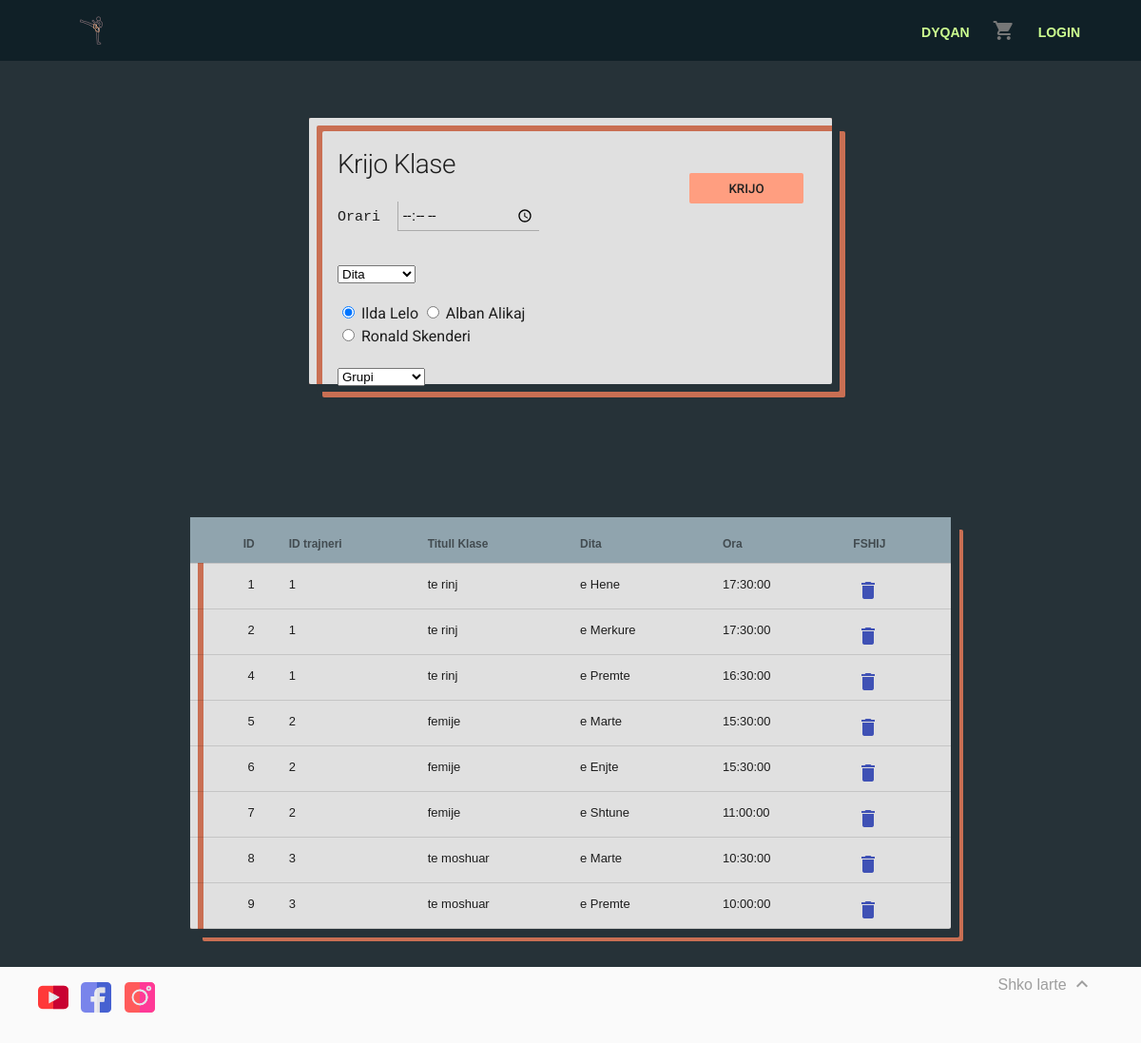
Page /Kickbox/klasa.php on the committed database.
### tables this page shows
CREATE TABLE `seanca_kls` (
  `ID_seanca` int(11) NOT NULL,
  `ID_trajneri` int(11) NOT NULL,
  `Titull_seanca` varchar(20) NOT NULL,
  `Ora_seanca` time NOT NULL,
  `Dita_seanca` varchar(11) NOT NULL
);

### Kickbox/klasa.php (the view, shortened to what this page needs)
<!doctype html>
<html lang="en">
<head>
    <link rel="stylesheet" href="material.min.css">
    <link rel="stylesheet" href="styles.css">
</head>
<body>
    <?php include 'header.php';
    ob_flush(); ?>
    <div class="klasa">
        <div id="kls">
            <form action="sportistet.php" method="post">
                <div class="leftKLS">
                    <h1>Krijo Klase</h1>
                    <label for="ora" class="mKLS">
                        <pre>Orari  <input type="time" name="ora" /></label></pre>
                        <select name="diteJave">
                            <option value="" disabled selected>Dita</option>
                        </select>
                        <br /> <br />
                        <label class="mdl-radio mdl-js-radio mdl-js-ripple-effect" for="option-id1">
                            <input type="radio" id="option-id1" class="mdl-radio__button" name="ID_trajneri" value="1" checked>
                            <span class="mdl-radio__label">Ilda Lelo</span>
                        </label>
                        <label class="mdl-radio mdl-js-radio mdl-js-ripple-effect" for="option-id2">
                            <input type="radio" id="option-id2" class="mdl-radio__button" name="ID_trajneri" value="2">
                            <span class="mdl-radio__label">Alban Alikaj</span>
                        </label>
                        <label class="mdl-radio mdl-js-radio mdl-js-ripple-effect" for="option-id3">
                            <input type="radio" id="option-id3" class="mdl-radio__button" name="ID_trajneri" value="3">
                            <span class="mdl-radio__label">Ronald Skenderi</span>
                        </label>
                        <select name="titull">
                            <option value="" disabled selected>Grupi</option>
                        </select>
                </div>
                <div class="rightKLS">
                    <button type="submit" name="krijoKls" value="krijoKls">Krijo</button>
                </div>
            </form>
        </div>
        <br />
        <br />
        <table class="mdl-data-table" ;>
            <thead>
                <tr>
                    <th>ID</th>
                    <th class="mdl-data-table__cell--non-numeric">ID trajneri</th>
                    <th class="mdl-data-table__cell--non-numeric">Titull Klase</th>
                    <th class="mdl-data-table__cell--non-numeric">Dita</th>
                    <th class="mdl-data-table__cell--non-numeric">Ora</th>
                    <th class="mdl-data-table__cell--non-numeric">FSHIJ</th>
                </tr>
            </thead>
            <tbody>
                <?php $result = mysqli_query($conn, "SELECT * FROM seanca_kls");
                while ($row = mysqli_fetch_array($result)) { ?>
                    <tr>
                        <td><?php echo $row['ID_seanca']; ?></td>
                        <td class="mdl-data-table__cell--non-numeric"><?php echo $row['ID_trajneri']; ?></td>
                        <td class="mdl-data-table__cell--non-numeric"><?php echo $row['Titull_seanca']; ?></td>
                        <td class="mdl-data-table__cell--non-numeric"><?php echo $row['Dita_seanca']; ?></td>
                        <td class="mdl-data-table__cell--non-numeric"><?php echo $row['Ora_seanca']; ?></td>
                        <td class="mdl-data-table__cell--non-numeric">
                            <?php echo "<a href='fshij/fshijKLS.php?deleteKLS=" . $row['ID_seanca'] . "'>"; ?>
                            <button class="mdl-button mdl-js-button mdl-button--icon mdl-button--colored">
                                <i class="material-icons">delete</i>
                            </button></a></td>
                    </tr>
                <?php }
                ?>
            </tbody>
        </table>
    </div>
    <?php include 'footer.php'; ?>
</body>
</html>

### Kickbox/styles.css (style rules this page uses)
body { margin: 0; background-color: #37474f; }
#kls { position: relative; margin: 5% auto; width: 550px; height: 280px; background: #e0e0e0; border-radius: 2px; box-shadow: 8px 8px #263238, 14px 14px #c96f53, 8px 8px #e0e0e0 inset, 14px 14px #c96f53 inset; }
.leftKLS { position: absolute; top: 0; left: 0; box-sizing: border-box; padding: 30px; width: 400px; height: 280px; }
.rightKLS { position: absolute; top: 0; right: 0; box-sizing: border-box; padding: 30px; width: 180px; height: 280px; }
.mKLS { font-family: 'Roboto', sans-serif; font-weight: 400; font-size: 15px; }
.klasa h1 { margin: 0 0 20px 0; font-weight: 300; font-size: 28px; }
.klasa input[type="time"], .klasa textarea { font-family: 'Roboto', sans-serif; font-size: 15px; margin-bottom: 20px; padding: 4px; border: none; border-bottom: 1px solid #AAA; border-left: 1px solid #AAA; transition: 0.2s ease; background: #e0e0e0; width: 140px; }
.klasa button[type="submit"] { margin-top: 28px; width: 120px; height: 32px; background: #ff9e80; border: none; border-radius: 2px; color: #212121; font-family: 'Roboto', sans-serif; font-weight: 500; text-transform: uppercase; transition: 0.1s ease; cursor: pointer; }
.klasa table { border: none; margin-top: 40px; margin-left: auto; margin-bottom: 40px; margin-right: auto; position: relative; width: 800px; background: #e0e0e0; border-radius: 2px; box-shadow: 9px 9px #263238, 13px 13px #c96f53, 8px 8px #e0e0e0 inset, 14px 14px #c96f53 inset; }
.klasa table thead { background: #90a4ae; }

### Kickbox/klasa.php (style rules this page uses)
body { margin: 0; padding: 0; background: #263238; font-size: 16px; font-weight: 300; }

### rows in the picture
seanca_kls: ID_seanca "1", ID_trajneri "1", Titull_seanca "te rinj", Dita_seanca "e Hene", Ora_seanca "17:30:00"
seanca_kls: ID_seanca "2", ID_trajneri "1", Titull_seanca "te rinj", Dita_seanca "e Merkure", Ora_seanca "17:30:00"
seanca_kls: ID_seanca "4", ID_trajneri "1", Titull_seanca "te rinj", Dita_seanca "e Premte", Ora_seanca "16:30:00"
seanca_kls: ID_seanca "5", ID_trajneri "2", Titull_seanca "femije", Dita_seanca "e Marte", Ora_seanca "15:30:00"
seanca_kls: ID_seanca "6", ID_trajneri "2", Titull_seanca "femije", Dita_seanca "e Enjte", Ora_seanca "15:30:00"
seanca_kls: ID_seanca "7", ID_trajneri "2", Titull_seanca "femije", Dita_seanca "e Shtune", Ora_seanca "11:00:00"
seanca_kls: ID_seanca "8", ID_trajneri "3", Titull_seanca "te moshuar", Dita_seanca "e Marte", Ora_seanca "10:30:00"
seanca_kls: ID_seanca "9", ID_trajneri "3", Titull_seanca "te moshuar", Dita_seanca "e Premte", Ora_seanca "10:00:00"
